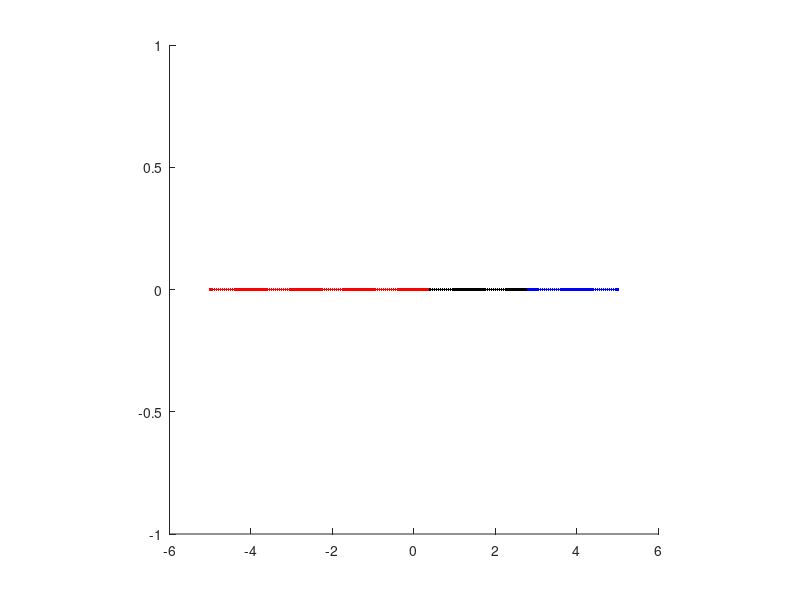
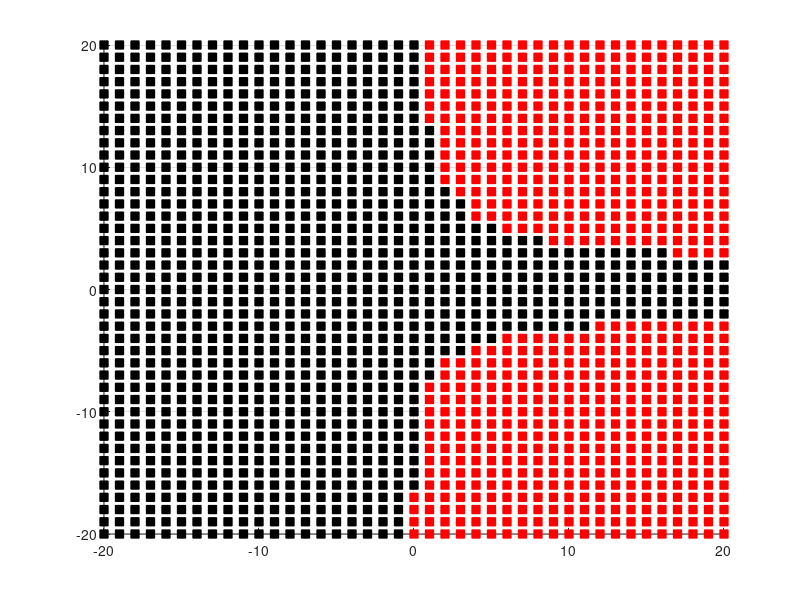

Here is the MATLAB script that generated these plots, in order:
%% Task 1 a

close all, clear all, clc

X = (-5:0.05:5)';
G1 = 2*X + 12;
G2 = (X - 4).^2;
G3 = X.^3 - 2*X + 2;

cLabel = zeros(size(X));

X = [X, cLabel];

figure
hold on
axis square

for i = 1:size(X)
    if  (X(i,1) <= 0.4)
        plot(X(i,1),0, 'r.');
        X(i,2) = 2;
    elseif (X(i,1) <= 2.75)
        plot(X(i,1),0, 'k.');
        X(i,2) = 1;
    else
        plot(X(i,1),0, 'b.');
        X(i,2) = 3;
    end
end

% plot(X(:,1), G1, 'k');
% plot(X(:,1), G2, 'r');
% plot(X(:,1), G3, 'b');

%% Task 1 b

close all, clear all, clc

x1 = [-20:20];
y1 = [-20:20];

[xx, yy] = meshgrid(x1, y1);

figure
hold on
grid on


for i = 1:size(xx)
    for j = 1:size(yy)  
       g1 = -3 * xx(i,j) + 6 * yy(i,j);
       g2 = xx(i,j) * yy(i,j).^2 - 5 * xx(i,j) - 100;    
       if g1 <= g2
           plot(xx(i,j), yy(i,j),'rs','MarkerFaceColor',[1 0 0]);
           
       else
           plot(xx(i,j), yy(i,j),'ks','MarkerFaceColor',[0 0 0]);
       end
       
    end
end









    
        



